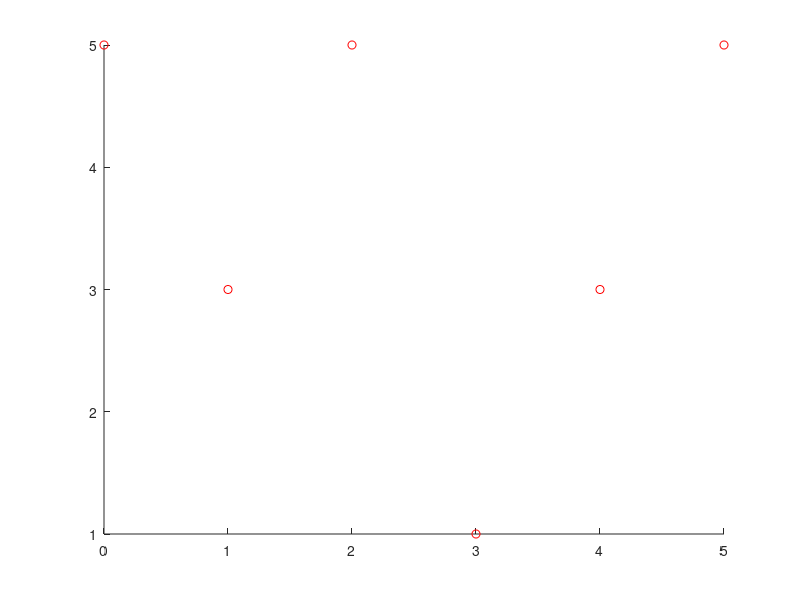

The MATLAB source for this figure: (Note: this script raises an error after producing the figure.)
x = [0 1 2 3 4 5];
y = [5 3 5 1 3 5];
scatter(x, y, 'r');
hold on;
p = lsquares(x, y, 5);
f = @(x)polyval(p, x);
xx = linspace(0, 5.5, 1000);
plot(xx, f(xx), 'b');

q = polyder(p);
g = @(x)polyval(q, x);
%plot(xx, g(xx), 'y');

[ x, ~ ] = zero_bisection(g, 0, 1, 10^-5, 100);
xm1 = x;
fxm1 = f(x);
[ x, ~ ] = zero_bisection(g, 1, 2, 10^-5, 100);
xm2 = x;
fxm2 = f(x);
[ x, ~ ] = zero_bisection(g, 2.5, 4.5, 10^-5, 100);
xm3 = x;
fxm3 = f(x);
[ x, ~ ] = zero_bisection(g, 4.5, 5, 10^-5, 100);
xm4 = x;
fxm4 = f(x);

if fxm1 < fxm3
	scatter(xm1, fxm1, 'g*')
	xm1
else
	scatter(xm3, fxm3, 'g*')
	xm3
end

if fxm2 > fxm4
	scatter(xm2, fxm2, 'g*')
	xm2
else
	scatter(xm4, fxm4, 'g*')
	xm4
end
